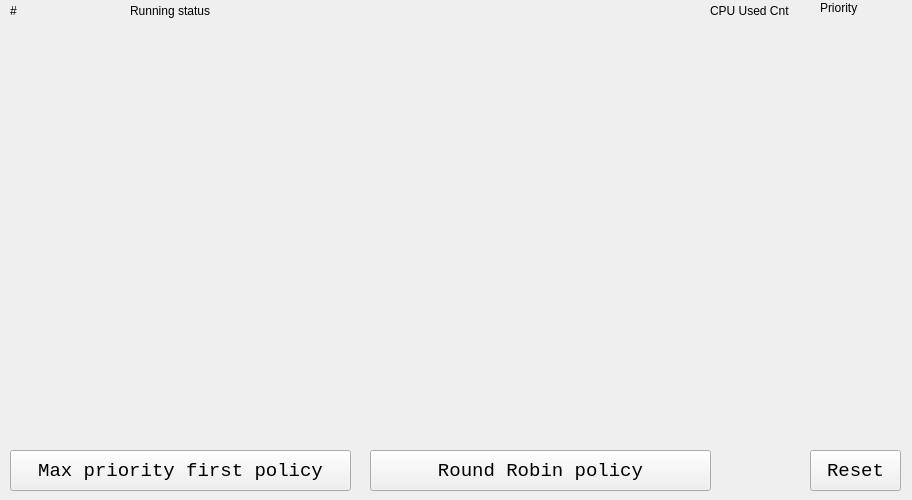
<?xml version="1.0" encoding="UTF-8"?>
<ui version="4.0">
 <class>MainWindow</class>
 <widget class="QMainWindow" name="MainWindow">
  <property name="geometry">
   <rect>
    <x>0</x>
    <y>0</y>
    <width>912</width>
    <height>500</height>
   </rect>
  </property>
  <property name="windowTitle">
   <string>MainWindow</string>
  </property>
  <widget class="QWidget" name="centralWidget">
   <widget class="QWidget" name="verticalLayoutWidget">
    <property name="geometry">
     <rect>
      <x>130</x>
      <y>20</y>
      <width>571</width>
      <height>421</height>
     </rect>
    </property>
    <layout class="QVBoxLayout" name="layout_progress"/>
   </widget>
   <widget class="QWidget" name="verticalLayoutWidget_2">
    <property name="geometry">
     <rect>
      <x>10</x>
      <y>20</y>
      <width>101</width>
      <height>421</height>
     </rect>
    </property>
    <layout class="QVBoxLayout" name="layout_procname"/>
   </widget>
   <widget class="QWidget" name="verticalLayoutWidget_3">
    <property name="geometry">
     <rect>
      <x>710</x>
      <y>20</y>
      <width>91</width>
      <height>421</height>
     </rect>
    </property>
    <layout class="QVBoxLayout" name="layout_cpuused"/>
   </widget>
   <widget class="QPushButton" name="pushButton">
    <property name="geometry">
     <rect>
      <x>10</x>
      <y>450</y>
      <width>341</width>
      <height>41</height>
     </rect>
    </property>
    <property name="font">
     <font>
      <family>Consolas</family>
      <pointsize>14</pointsize>
     </font>
    </property>
    <property name="text">
     <string>Max priority first policy</string>
    </property>
   </widget>
   <widget class="QWidget" name="verticalLayoutWidget_4">
    <property name="geometry">
     <rect>
      <x>810</x>
      <y>20</y>
      <width>91</width>
      <height>421</height>
     </rect>
    </property>
    <layout class="QVBoxLayout" name="layout_priority"/>
   </widget>
   <widget class="QLabel" name="label_11">
    <property name="geometry">
     <rect>
      <x>710</x>
      <y>0</y>
      <width>101</width>
      <height>21</height>
     </rect>
    </property>
    <property name="text">
     <string>CPU Used Cnt</string>
    </property>
   </widget>
   <widget class="QLabel" name="label_12">
    <property name="geometry">
     <rect>
      <x>820</x>
      <y>0</y>
      <width>111</width>
      <height>16</height>
     </rect>
    </property>
    <property name="text">
     <string>Priority</string>
    </property>
   </widget>
   <widget class="QLabel" name="label_13">
    <property name="geometry">
     <rect>
      <x>130</x>
      <y>0</y>
      <width>501</width>
      <height>21</height>
     </rect>
    </property>
    <property name="text">
     <string>Running status</string>
    </property>
   </widget>
   <widget class="QLabel" name="label_14">
    <property name="geometry">
     <rect>
      <x>10</x>
      <y>0</y>
      <width>91</width>
      <height>21</height>
     </rect>
    </property>
    <property name="text">
     <string>#</string>
    </property>
   </widget>
   <widget class="QPushButton" name="pushButton_2">
    <property name="geometry">
     <rect>
      <x>810</x>
      <y>450</y>
      <width>91</width>
      <height>41</height>
     </rect>
    </property>
    <property name="font">
     <font>
      <family>Consolas</family>
      <pointsize>14</pointsize>
     </font>
    </property>
    <property name="text">
     <string>Reset</string>
    </property>
   </widget>
   <widget class="QPushButton" name="pushButton_3">
    <property name="geometry">
     <rect>
      <x>370</x>
      <y>450</y>
      <width>341</width>
      <height>41</height>
     </rect>
    </property>
    <property name="font">
     <font>
      <family>Consolas</family>
      <pointsize>14</pointsize>
     </font>
    </property>
    <property name="text">
     <string>Round Robin policy</string>
    </property>
   </widget>
  </widget>
 </widget>
 <layoutdefault spacing="6" margin="11"/>
 <resources/>
 <connections/>
</ui>
